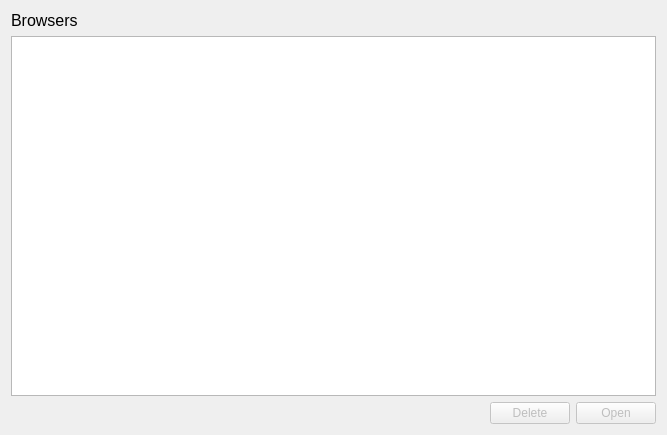
<?xml version="1.0" encoding="UTF-8"?>
<ui version="4.0">
 <class>BotBrowsersWidget</class>
 <widget class="QWidget" name="BotBrowsersWidget">
  <property name="geometry">
   <rect>
    <x>0</x>
    <y>0</y>
    <width>667</width>
    <height>435</height>
   </rect>
  </property>
  <property name="windowTitle">
   <string>Form</string>
  </property>
  <layout class="QVBoxLayout" name="verticalLayout">
   <item>
    <widget class="QLabel" name="label">
     <property name="text">
      <string>&lt;html&gt;&lt;head/&gt;&lt;body&gt;&lt;p&gt;&lt;span style=&quot; font-size:12pt;&quot;&gt;Browsers&lt;/span&gt;&lt;/p&gt;&lt;/body&gt;&lt;/html&gt;</string>
     </property>
    </widget>
   </item>
   <item>
    <widget class="QTableView" name="browser_list_view">
     <property name="selectionMode">
      <enum>QAbstractItemView::SingleSelection</enum>
     </property>
     <property name="selectionBehavior">
      <enum>QAbstractItemView::SelectRows</enum>
     </property>
     <property name="cornerButtonEnabled">
      <bool>false</bool>
     </property>
     <attribute name="horizontalHeaderHighlightSections">
      <bool>false</bool>
     </attribute>
     <attribute name="horizontalHeaderStretchLastSection">
      <bool>true</bool>
     </attribute>
     <attribute name="verticalHeaderVisible">
      <bool>false</bool>
     </attribute>
     <attribute name="verticalHeaderHighlightSections">
      <bool>false</bool>
     </attribute>
    </widget>
   </item>
   <item>
    <layout class="QHBoxLayout" name="horizontalLayout">
     <item>
      <spacer name="horizontalSpacer">
       <property name="orientation">
        <enum>Qt::Horizontal</enum>
       </property>
       <property name="sizeHint" stdset="0">
        <size>
         <width>40</width>
         <height>20</height>
        </size>
       </property>
      </spacer>
     </item>
     <item>
      <widget class="QPushButton" name="delete_button">
       <property name="enabled">
        <bool>false</bool>
       </property>
       <property name="text">
        <string>Delete</string>
       </property>
      </widget>
     </item>
     <item>
      <widget class="QPushButton" name="open_button">
       <property name="enabled">
        <bool>false</bool>
       </property>
       <property name="text">
        <string>Open</string>
       </property>
      </widget>
     </item>
    </layout>
   </item>
  </layout>
 </widget>
 <resources/>
 <connections/>
</ui>
